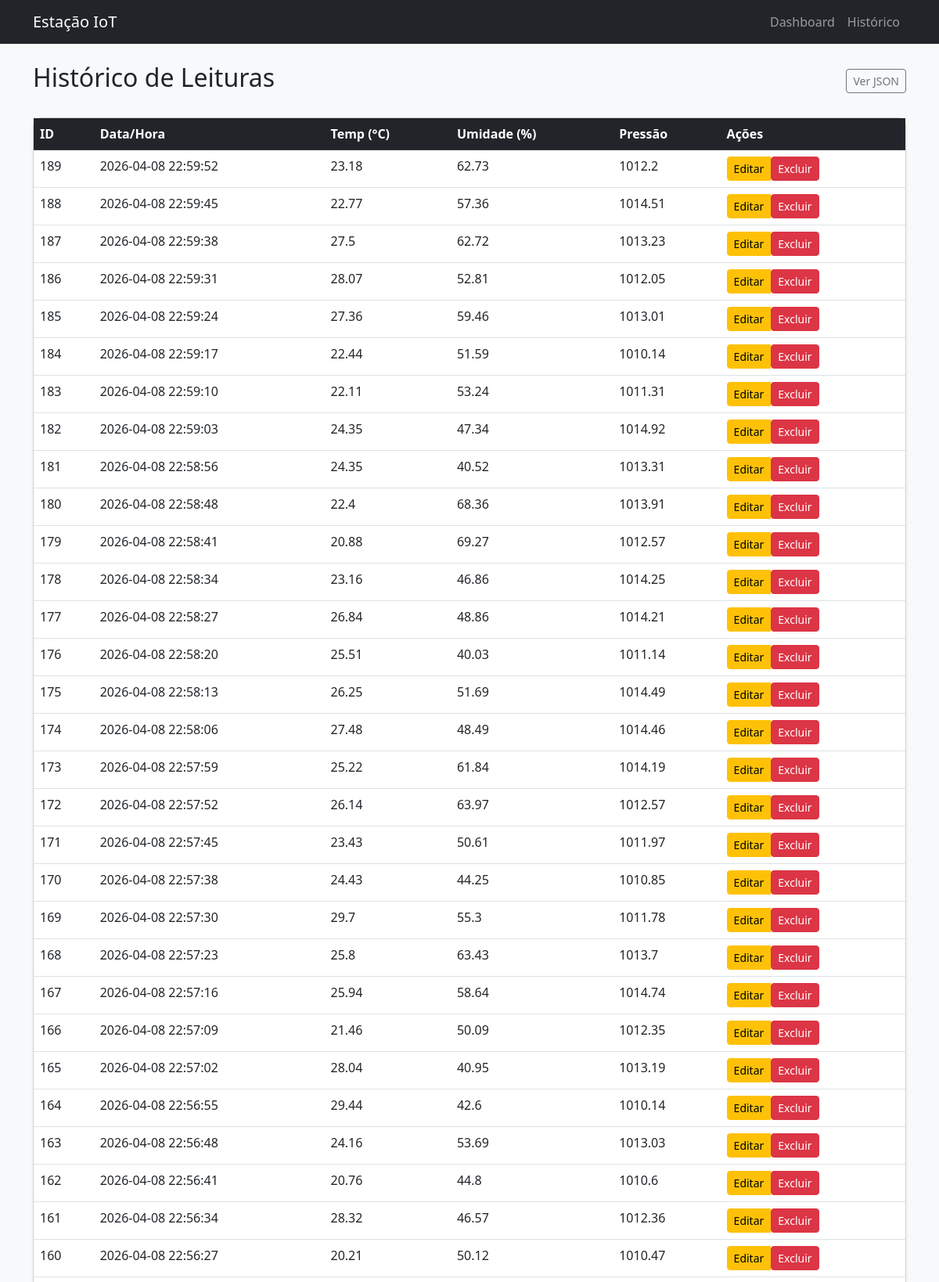
/leituras (upper part), run on the app's committed database.
### tables this page shows
CREATE TABLE leituras (
    id INTEGER PRIMARY KEY AUTOINCREMENT,
    temperatura REAL NOT NULL,
    umidade REAL NOT NULL,
    pressao REAL,
    localizacao TEXT DEFAULT 'Lab',
    timestamp DATETIME DEFAULT (datetime('now', 'localtime'))
);

### app.py (the view)
@app.route('/leituras', methods=['GET'])
def listar():
    formato = request.args.get('formato')
    conn = database.get_db_connection()
    leituras = conn.execute('SELECT * FROM leituras ORDER BY timestamp DESC').fetchall()
    conn.close()
    if formato == 'json':
        return jsonify([dict(row) for row in leituras])
    return render_template('historico.html', leituras=leituras)

### database.py (called while the page is built)
def get_db_connection():
    conn = sqlite3.connect(DATABASE, timeout=10) # [cite: 130]
    conn.execute('PRAGMA journal_mode=WAL')      # [cite: 131]
    conn.execute('PRAGMA busy_timeout=5000')     # [cite: 132]
    conn.row_factory = sqlite3.Row               # [cite: 133]
    return conn

### templates/historico.html
{% extends "base.html" %}
{% block content %}
<div class="d-flex justify-content-between align-items-center mb-4">
    <h2>Histórico de Leituras</h2>
    <a href="/leituras?formato=json" class="btn btn-outline-secondary btn-sm" target="_blank">Ver JSON</a>
</div>
<div class="card shadow-sm">
    <div class="table-responsive">
        <table class="table table-hover mb-0">
            <thead class="table-dark">
                <tr>
                    <th>ID</th>
                    <th>Data/Hora</th>
                    <th>Temp (°C)</th>
                    <th>Umidade (%)</th>
                    <th>Pressão</th>
                    <th>Ações</th>
                </tr>
            </thead>
            <tbody>
                {% for leitura in leituras %}
                <tr>
                    <td>{{ leitura.id }}</td>
                    <td>{{ leitura.timestamp }}</td>
                    <td>{{ leitura.temperatura }}</td>
                    <td>{{ leitura.umidade }}</td>
                    <td>{{ leitura.pressao or '-' }}</td>
                    <td>
                        <div class="btn-group">
                            <a href="/leituras/{{ leitura.id }}/editar" class="btn btn-sm btn-warning">Editar</a>
                            <form action="/leituras/{{ leitura.id }}" method="POST" style="display:inline;">
                                <button type="submit" class="btn btn-sm btn-danger" onclick="return confirm('Excluir esta leitura?')">Excluir</button>
                            </form>
                        </div>
                    </td>
                </tr>
                {% endfor %}
            </tbody>
        </table>
    </div>
</div>
{% endblock %}

### static/css/style.css (style rules this page uses)
body { font-family: 'Segoe UI', Tahoma, Geneva, Verdana, sans-serif; }
.card { border-radius: 12px; transition: transform 0.2s; }

### data on the page
leituras: id "189", timestamp "2026-04-08 22:59:52", temperatura "23.18", umidade "62.73", pressao "1012.2"
leituras: id "188", timestamp "2026-04-08 22:59:45", temperatura "22.77", umidade "57.36", pressao "1014.51"
leituras: id "187", timestamp "2026-04-08 22:59:38", temperatura "27.5", umidade "62.72", pressao "1013.23"
leituras: id "186", timestamp "2026-04-08 22:59:31", temperatura "28.07", umidade "52.81", pressao "1012.05"
leituras: id "185", timestamp "2026-04-08 22:59:24", temperatura "27.36", umidade "59.46", pressao "1013.01"
leituras: id "184", timestamp "2026-04-08 22:59:17", temperatura "22.44", umidade "51.59", pressao "1010.14"
leituras: id "183", timestamp "2026-04-08 22:59:10", temperatura "22.11", umidade "53.24", pressao "1011.31"
leituras: id "182", timestamp "2026-04-08 22:59:03", temperatura "24.35", umidade "47.34", pressao "1014.92"
leituras: id "181", timestamp "2026-04-08 22:58:56", temperatura "24.35", umidade "40.52", pressao "1013.31"
leituras: id "180", timestamp "2026-04-08 22:58:48", temperatura "22.4", umidade "68.36", pressao "1013.91"
leituras: id "179", timestamp "2026-04-08 22:58:41", temperatura "20.88", umidade "69.27", pressao "1012.57"
leituras: id "178", timestamp "2026-04-08 22:58:34", temperatura "23.16", umidade "46.86", pressao "1014.25"
leituras: id "177", timestamp "2026-04-08 22:58:27", temperatura "26.84", umidade "48.86", pressao "1014.21"
leituras: id "176", timestamp "2026-04-08 22:58:20", temperatura "25.51", umidade "40.03", pressao "1011.14"
leituras: id "175", timestamp "2026-04-08 22:58:13", temperatura "26.25", umidade "51.69", pressao "1014.49"
leituras: id "174", timestamp "2026-04-08 22:58:06", temperatura "27.48", umidade "48.49", pressao "1014.46"
leituras: id "173", timestamp "2026-04-08 22:57:59", temperatura "25.22", umidade "61.84", pressao "1014.19"
leituras: id "172", timestamp "2026-04-08 22:57:52", temperatura "26.14", umidade "63.97", pressao "1012.57"
leituras: id "171", timestamp "2026-04-08 22:57:45", temperatura "23.43", umidade "50.61", pressao "1011.97"
leituras: id "170", timestamp "2026-04-08 22:57:38", temperatura "24.43", umidade "44.25", pressao "1010.85"
leituras: id "169", timestamp "2026-04-08 22:57:30", temperatura "29.7", umidade "55.3", pressao "1011.78"
leituras: id "168", timestamp "2026-04-08 22:57:23", temperatura "25.8", umidade "63.43", pressao "1013.7"
leituras: id "167", timestamp "2026-04-08 22:57:16", temperatura "25.94", umidade "58.64", pressao "1014.74"
leituras: id "166", timestamp "2026-04-08 22:57:09", temperatura "21.46", umidade "50.09", pressao "1012.35"
leituras: id "165", timestamp "2026-04-08 22:57:02", temperatura "28.04", umidade "40.95", pressao "1013.19"
leituras: id "164", timestamp "2026-04-08 22:56:55", temperatura "29.44", umidade "42.6", pressao "1010.14"
leituras: id "163", timestamp "2026-04-08 22:56:48", temperatura "24.16", umidade "53.69", pressao "1013.03"
leituras: id "162", timestamp "2026-04-08 22:56:41", temperatura "20.76", umidade "44.8", pressao "1010.6"
leituras: id "161", timestamp "2026-04-08 22:56:34", temperatura "28.32", umidade "46.57", pressao "1012.36"
leituras: id "160", timestamp "2026-04-08 22:56:27", temperatura "20.21", umidade "50.12", pressao "1010.47"
